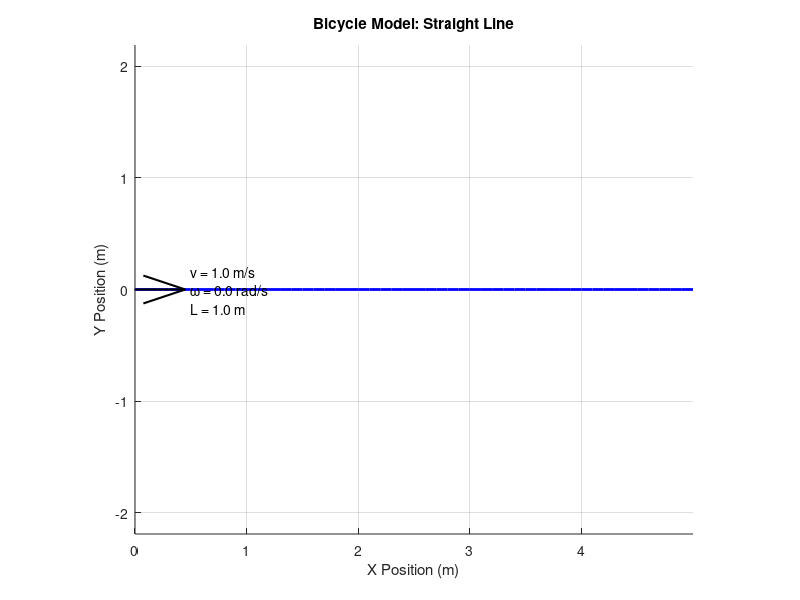
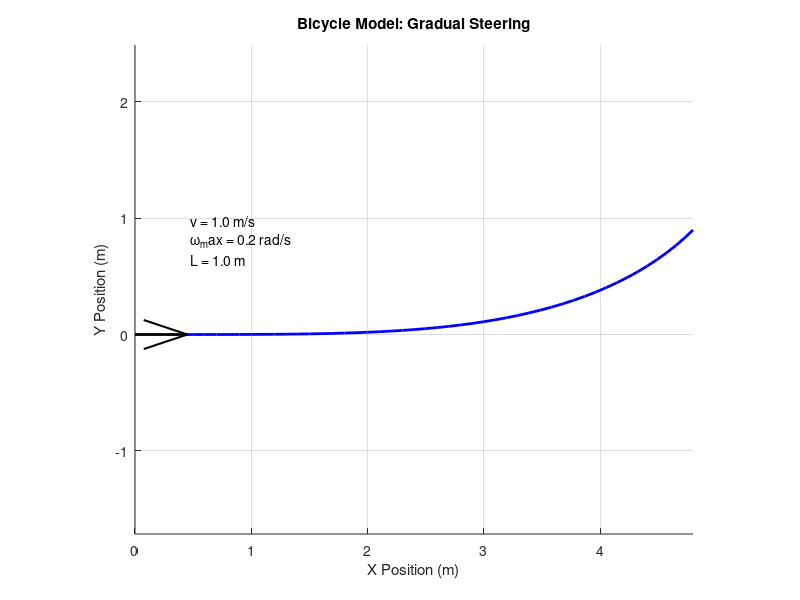
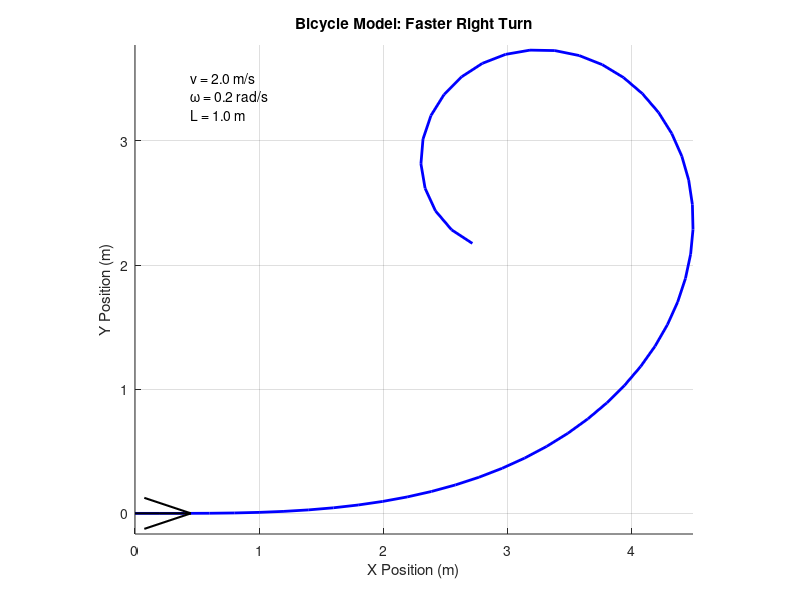
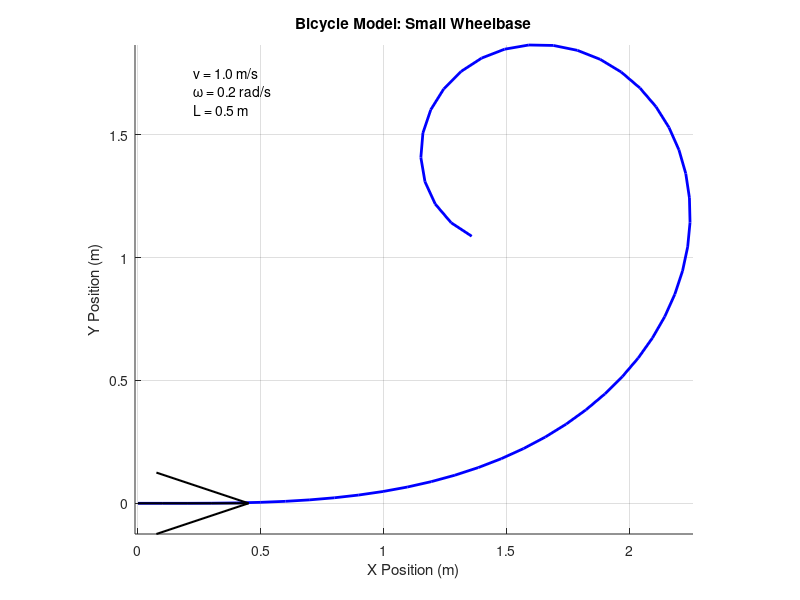

Here is the MATLAB script that generated these plots, in order:
% Clear workspace and figures
clear;
close all;

% Define bicycle model parameters
dt = 0.1;          % Time step (s)
t_max = 5.0;       % Total simulation time (s)
n_steps = floor(t_max/dt); % Number of time steps

% Function to simulate bicycle model motion
function [new_state] = bicycle_model(state, v, omega, dt, L)
    % state = [x, y, theta, delta]
    % v: linear velocity
    % omega: steering rate
    % dt: time step
    % L: wheelbase
    
    x = state(1);
    y = state(2);
    theta = state(3);
    delta = state(4);
    
    % Update state using Euler integration
    x_dot = v * cos(theta);
    y_dot = v * sin(theta);
    theta_dot = (v/L) * tan(delta);
    delta_dot = omega;
    
    new_state = [
        x + x_dot * dt
        y + y_dot * dt
        theta + theta_dot * dt
        delta + delta_dot * dt
    ];
end

% Initial state [x, y, theta, delta]
initial_state = [0, 0, 0, 0];

% Test cases
test_cases = {
    struct('v', 1.0, 'omega', 0.0, 'L', 1.0, 'name', 'Straight Line', 'gradual', false),           % Constant velocity, no steering
    struct('v', 1.0, 'omega', 0.2, 'L', 1.0, 'name', 'Gradual Steering', 'gradual', true),      % Positive steering rate (gradual)
    struct('v', 2.0, 'omega', 0.2, 'L', 1.0, 'name', 'Faster Right Turn', 'gradual', false),      % Higher velocity
    struct('v', 1.0, 'omega', 0.2, 'L', 0.5, 'name', 'Small Wheelbase', 'gradual', false),        % Smaller L (0.5m)
    struct('v', 1.0, 'omega', 0.2, 'L', 2.0, 'name', 'Large Wheelbase', 'gradual', false)         % Larger L (2.0m)
};

% Simulate and plot each test case separately
for i = 1:length(test_cases)
    % Reset state
    state = initial_state;
    trajectory = zeros(n_steps+1, 4);
    trajectory(1,:) = state;
    
    % Check if this case should have gradual steering
    if test_cases{i}.gradual
        % Calculate omega increment for gradual cases
        omega_max = test_cases{i}.omega;
        omega_increment = omega_max / n_steps;
        current_omega = 0;
        
        % Simulate motion with gradually increasing omega
        for t = 1:n_steps
            state = bicycle_model(state, test_cases{i}.v, current_omega, ...
                               dt, test_cases{i}.L);
            trajectory(t+1,:) = state;
            current_omega = min(current_omega + omega_increment, omega_max);
        end
    else
        % Simulate motion with constant omega
        for t = 1:n_steps
            state = bicycle_model(state, test_cases{i}.v, test_cases{i}.omega, ...
                               dt, test_cases{i}.L);
            trajectory(t+1,:) = state;
        end
    end
    
    % Create new figure for each test case
    figure('Position', [100 100 600 500]);
    hold on;
    
    % Plot trajectory
    plot(trajectory(:,1), trajectory(:,2), 'b-', 'LineWidth', 2);
    
    % Plot initial orientation
    arrow_length = 0.5;
    quiver(0, 0, arrow_length*cos(0), arrow_length*sin(0), 'k', ...
           'LineWidth', 1.5, 'MaxHeadSize', 0.5);
    
    % Figure formatting
    title(['Bicycle Model: ' test_cases{i}.name]);
    xlabel('X Position (m)');
    ylabel('Y Position (m)');
    grid on;
    axis equal;
    
    % Add parameters text (show max omega for gradual cases)
    if test_cases{i}.gradual
        text_str = sprintf('v = %.1f m/s\nω_max = %.1f rad/s\nL = %.1f m', ...
                          test_cases{i}.v, test_cases{i}.omega, test_cases{i}.L);
    else
        text_str = sprintf('v = %.1f m/s\nω = %.1f rad/s\nL = %.1f m', ...
                          test_cases{i}.v, test_cases{i}.omega, test_cases{i}.L);
    end
    text(max(trajectory(:,1))*0.1, max(trajectory(:,2))*0.9, text_str);
    
    hold off;
end
